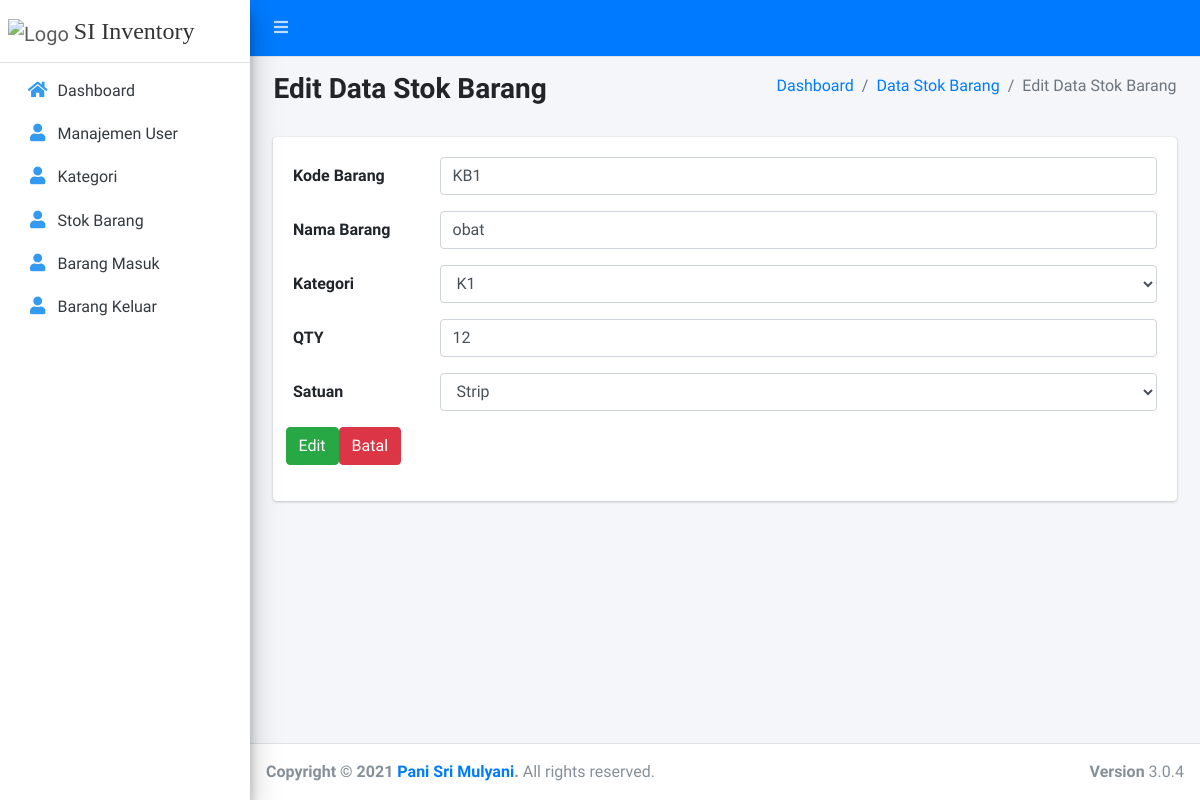
The page /admin_gudang/stok_barang/edit/5 (signed in) on the database its author committed.
### tables this page shows
CREATE TABLE `stok_barang` (
  `id_barang` int(11) NOT NULL,
  `kode_barang` varchar(191) NOT NULL,
  `nama_barang` varchar(191) NOT NULL,
  `kategori` varchar(191) NOT NULL,
  `qty` int(191) NOT NULL,
  `satuan` enum('strip','botol','tablet') NOT NULL,
  `created_by` varchar(191) DEFAULT NULL,
  `modify_by` varchar(191) DEFAULT NULL,
  `created_date` date DEFAULT NULL,
  `modify_date` date DEFAULT NULL
);

### application/controllers/adminGudang/Barang.php (called while the page is built, shortened)
<?php
class Barang extends CI_Controller {
  public function edit($id_barang)
  {
    $data           = $this->BarangModel->get($id_barang);
    $data['konten'] = 'adminGudang/editStokBarang';
    $data['id_kategori'] = $this->KategoriModel->getAll();
		$this->load->view('adminGudang/template', $data);
  }
}

### index.php (called while the page is built, shortened)
<?php
require_once BASEPATH.'core/CodeIgniter.php';

### application/models/BarangModel.php (called while the page is built, shortened)
<?php
class BarangModel extends CI_Model {
  private $table  = 'stok_barang';
  public function get($id_barang)
  {
    return $this->db->get_where($this->table, [
      'id_barang' => $id_barang
    ])->row_array();
  }
}

### application/models/KategoriModel.php (called while the page is built, shortened)
<?php
class KategoriModel extends CI_Model {
  private $table  = 'kategori';
	public function getAll()
	{
    $this->db->select($this->table . '.*, user1.username as user_create, user2.username as user_modify');
    $this->db->join('user as user1', $this->table . '.created_by = user1.id_user');
    $this->db->join('user as user2', $this->table . '.modify_by = user2.id_user', 'left');
    return $this->db->get($this->table)->result_array();
	}
}

### application/views/adminGudang/editStokBarang.php (the view, shortened to what this page needs)
<section class="content">
  <div class="content-header">
    <div class="container-fluid">
      <div class="row mb-2">
        <div class="col-sm-6">
          <h3><b><font face=""> Edit Data Stok Barang </font></b></h3>
        </div>
        <div class="col-sm-6">
          <ol class="breadcrumb float-sm-right">
            <li class="breadcrumb-item"><a href="<?= base_url(); ?>">Dashboard</a></li>
            <li class="breadcrumb-item"><a href="<?= base_url(); ?>admin_gudang/stok_barang.html">Data Stok Barang</a></li>
            <li class="breadcrumb-item active">Edit Data Stok Barang</li>
          </ol>
        </div>
      </div>
    </div>
  </div>
  <div class="container-fluid">
    <div class="col-sm-12">
      <div class="card">
        <div class="card-body">
          <form action="<?= base_url('admin_gudang/stok_barang/edit/' . $id_barang); ?>" method="post">
            <div class="form-group row">
              <label for="staticEmail" class="col-sm-2 col-form-label">Kode Barang</label>
              <div class="col-sm-10">
                <input type="text" required class="form-control" id="staticEmail" placeholder="Masukan Kode Barang" name="kode_barang" value="<?= $kode_barang; ?>">
              </div>
            </div>
            <div class="form-group row">
              <label for="staticEmail" class="col-sm-2 col-form-label">Nama Barang</label>
              <div class="col-sm-10">
                <input type="text" required class="form-control" id="staticEmail" placeholder="Masukan Nama Barang" name="nama_barang" value="<?= $nama_barang; ?>">
              </div>
            </div>
            <div class="form-group row">
              <label for="staticEmail" class="col-sm-2 col-form-label">Kategori</label>
              <div class="col-sm-10">
                <select name="kategori" id="kategori" class="form-control" required>
                  <?php
                    foreach ($id_kategori as $key) {
                      $selected = '';
                      if ($kategori == $key['id_kategori']) {
                        $selected = 'selected';
                      }
                      echo '<option value="' . $key['id_kategori'] . '" ' . $selected . '>' . $key['kode'] . '</option>';
                    }
                  ?>
                </select>
              </div>
            </div>
            <div class="form-group row">
              <label for="staticEmail" class="col-sm-2 col-form-label">QTY</label>
              <div class="col-sm-10">
                <input type="number" required class="form-control" id="staticEmail" placeholder="Masukan QTY" name="qty" value="<?= $qty; ?>">
              </div>
            </div>
            <div class="form-group row">
              <label for="staticEmail" class="col-sm-2 col-form-label">Satuan</label>
              <div class="col-sm-10">
                <select name="satuan" id="satuan" class="form-control" required>
                  <option value="strip" <?= $satuan == 'strip' ? 'selected' : '' ; ?>>Strip</option>
                </select>
              </div>
            </div>
            <div class="form-group row">
              <button type="submit" class="btn btn-success">Edit</button>
              <a href="<?= base_url(); ?>admin_gudang/stok_barang.html" class="btn btn-danger">Batal</a>
            </div>
          </form>
        </div>
      </div>
    </div>
  </div>
</section>

### rows shown on the page
stok_barang: kode_barang "KB1", nama_barang "obat", qty "12", satuan "Strip"

### other values the page prints
form field kategori "K1"
